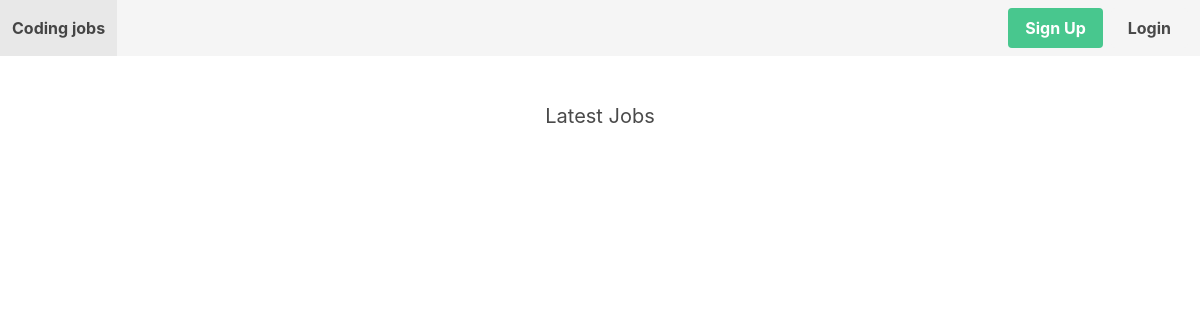
Before: / with the older database file.
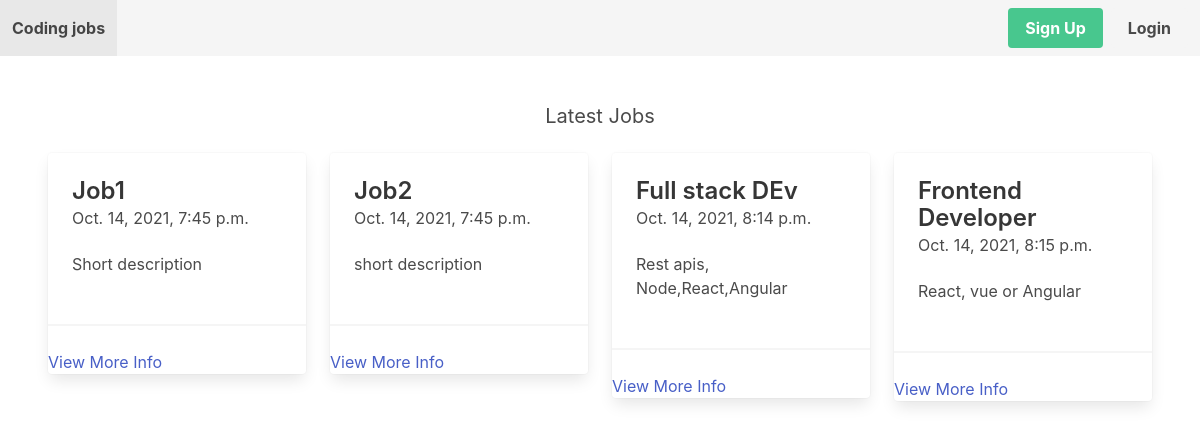
After: the same page with the newer database file.
### jobs/models.py (models this page shows, shortened)
class Job(models.Model):
    title = models.CharField(max_length=255)
    short_description = models.TextField()
    long_description = models.TextField(blank=True, null=True)
    created_by = models.ForeignKey(User, related_name='jobs', on_delete=models.CASCADE)
    created_at = models.DateTimeField(auto_now_add=True)
    changed_at = models.DateTimeField(auto_now= True)

### mysite/views.py (the view)
# urls.py: 2. Add a URL to urlpatterns:  path('', views.home, name='home')
def home(request):
    jobs = Job.objects.all()[0:4]
    return render(request, 'mysite/home.html', {'jobs':jobs})

### mysite/templates/mysite/home.html
{% extends 'mysite/base.html'%}
{% block content %}
    <h3 class="subtitle has-text-centered">Latest Jobs</h3>
    <div class="columns">
        {% for job in jobs %}
            <div class="column is-3">
                <div class="card">
                    <div class="card-content">
                        <div class="media">
                            <div class="media-content">
                                <p class="title is-4">{{ job.title }} </p>
                                <p class="subtitle is-6">{{ job.created_at }} </p>
                            </div>
                        </div>
                        <div class="content">
                            {{ job.short_description }}
                        </div>
                    </div>
                    <hr>
                    <a href="{% url 'job_detail' job.id %}">View  More Info</a>
                </div>
            </div>
            {% endfor %}
    </div>
{% endblock %}

### mysite/templates/mysite/base.html (shortened to what this page needs)
<!DOCTYPE html>
<html lang="en">
<head>
    <link rel="stylesheet" href="https://cdn.jsdelivr.net/npm/bulma@0.9.3/css/bulma.min.css">
</head>
<body>
    <nav class="navbar is-light">
        <div class="navbar-brand">
            <a href="{% url 'home' %}" class="navbar-item"> <strong>Coding jobs</strong></a>
        </div>
        <div class="navbar-menu">
            <div class="navbar-end">
                <div class="navbar-item">
                    <div class="buttons">
                        {% if request.user.is_authenticated %}
                        <a href="{% url 'logout'%} " class="button is-danger"><strong>logout</strong></a>
                        {% else %}
                        <a href="{% url 'signup'%} " class="button is-success"><strong>Sign Up</strong></a>
                        <a href="{% url 'login'%} " class="button is-light"><strong>Login</strong></a>
                        {% endif %}
                    </div>
                </div>
            </div>
        </div>
    </nav>
    <section class="section">
    {% block content %}
    {% endblock %}
    </section>
</body>
</html>

Changed rows visible on the page:
added Job: title "Job1", created_at "Oct. 14, 2021, 7:45 p.m.", short_description "Short description"
added Job: title "Job2", created_at "Oct. 14, 2021, 7:45 p.m.", short_description "short description"
added Job: title "Full stack DEv", created_at "Oct. 14, 2021, 8:14 p.m.", short_description "Rest apis, Node,React,Angular"
added Job: title "Frontend Developer", created_at "Oct. 14, 2021, 8:15 p.m.", short_description "React, vue or Angular"
